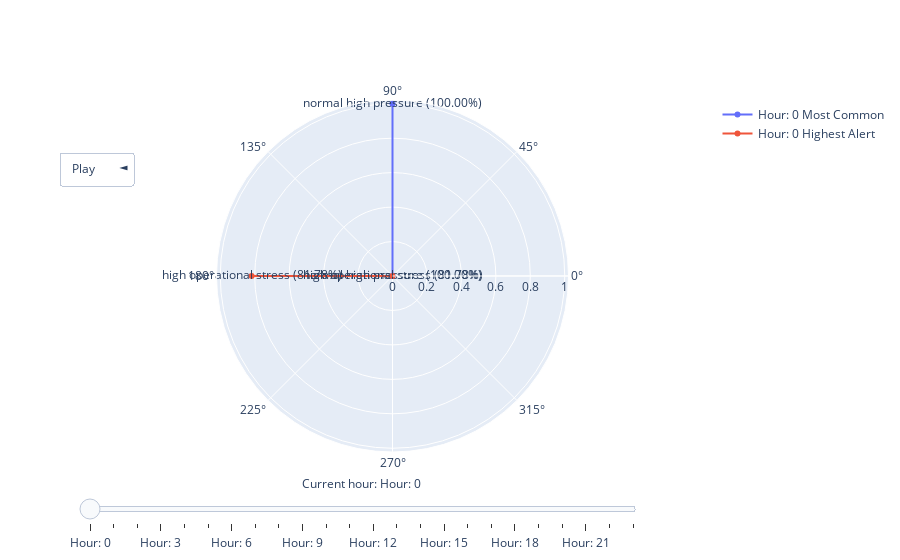

This figure's notebook cell:
### Markdown cell above
**Предикт - динамическая визуализация**

### Code cell
import numpy as np
import pandas as pd
from sklearn.model_selection import train_test_split
from keras.models import load_model
import plotly.graph_objects as go

# Загрузка данных
data_path = r'C:\Users\Admin\Desktop\Питон\Nordal\P-111\P3-111_classified_no_junk.csv'
data = pd.read_csv(data_path)
data['time'] = pd.to_datetime(data['time'])
data.set_index('time', inplace=True)
data['cluster'] = data['cluster'].astype(int)

features = ['P3-111/A_PT_341', 'P3-111/A_TT_341', 'P3-111/A_VT_341',
            'P3-111/A_VT_342', 'P3-111/A_VT_343', 'P3-111/B_PT_351',
            'P3-111/B_TT_351', 'P3-111/B_VT_351', 'P3-111/B_VT_352',
            'P3-111/B_VT_353', 'P3-111/C_PT_361', 'P3-111/C_TT_361',
            'P3-111/C_VT_361', 'P3-111/C_VT_363', 'P3-111/C_VT_362_scaled']
target = 'cluster'

# Разделение данных на обучающую и тестовую выборку с сохранением индекса
X = data[features]
y = data[target]
timestamps = data.index

# Подготовка данных для модели
X_train, X_test, y_train, y_test, timestamps_train, timestamps_test = train_test_split(
    X, y, timestamps, test_size=0.2, random_state=42
)

def create_sequences(X, y, timestamps, sequence_length=60):
    xs, ys, ts = [], [], []
    for i in range(len(X) - sequence_length + 1):
        xs.append(X.iloc[i:i + sequence_length].values)
        ys.append(y.iloc[i + sequence_length - 1])
        ts.append(timestamps[i + sequence_length - 1])
    return np.array(xs), np.array(ys), np.array(ts)

X_train_seq, y_train_seq, train_timestamps = create_sequences(X_train, y_train, timestamps_train, sequence_length=60)
X_test_seq, y_test_seq, test_timestamps = create_sequences(X_test, y_test, timestamps_test, sequence_length=60)

# Загрузка модели и выполнение предсказаний
model_path = r'C:\Users\Admin\Desktop\Питон\Nordal\P-111\LSTM_2sensors_out_of_service.keras'
model = load_model(model_path)

predictions_proba = model.predict(X_test_seq)
predicted_classes = np.argmax(predictions_proba, axis=1)

# Определение классов алерта
alert_classes = {3, 6, 7, 9, 10, 11}  # пример для алертных классов

# Классификация важности
class_map = {
    0: ("normal high pressure", 0),
    1: ("sensors out of service", 1),
    2: ("normal basic", 0),
    3: ("alert vibration", 2),
    4: ("moderate operation with sensor failures", 3),
    5: ("normal operation with occasional pressure peaks", 1),
    6: ("monitoring mode", 2),
    7: ("enhanced monitoring mode", 3),
    8: ("brief operational pauses", 2),
    9: ("high operational stress", 4),
    10: ("deep fluctuation tt and vt", 3),
    11: ("active synchro fluctuation of tt, vt, pt", 3),
    12: ("stopping", 2),
    13: ("short break", 1)
}

# Создание DataFrame для упрощения обработки
results_df = pd.DataFrame({
    'timestamp': test_timestamps,
    'predicted_class': predicted_classes,
    'probability': np.max(predictions_proba, axis=1)
})

# Группировка по часу и расчет наиболее вероятного и наиболее опасного классов
hourly_data = results_df.groupby(results_df['timestamp'].dt.hour).apply(lambda df: pd.Series({
    'most_common_class': df['predicted_class'].mode()[0],
    'max_probability': df['probability'].max(),
    'highest_alert_class': df[df['predicted_class'].isin(alert_classes)]['predicted_class'].mode()[0] if any(df['predicted_class'].isin(alert_classes)) else df['predicted_class'].mode()[0],
    'highest_alert_probability': df[df['predicted_class'].isin(alert_classes)]['probability'].max() if any(df['predicted_class'].isin(alert_classes)) else df['probability'].max()
}))

# Инициализация фигуры
fig = go.Figure()

# Начальное состояние (первый час как пример, делаем видимым)
initial_hour = hourly_data.index[0]
fig.add_trace(go.Scatterpolar(
    r=[0, hourly_data.loc[initial_hour, 'max_probability']], theta=[0, 90],
    mode='lines+markers+text',
    name=f"Hour: {initial_hour} Most Common",
    text=f"{class_map[hourly_data.loc[initial_hour, 'most_common_class']][0]} ({hourly_data.loc[initial_hour, 'max_probability']:.2%})"
))

fig.add_trace(go.Scatterpolar(
    r=[0, hourly_data.loc[initial_hour, 'highest_alert_probability']], theta=[90, 180],
    mode='lines+markers+text',
    name=f"Hour: {initial_hour} Highest Alert",
    text=f"{class_map[hourly_data.loc[initial_hour, 'highest_alert_class']][0]} ({hourly_data.loc[initial_hour, 'highest_alert_probability']:.2%})"
))

import plotly.graph_objects as go

# Предполагаем, что hourly_data и fig уже определены

# Добавление всех кадров
frames = []
for index, row in hourly_data.iterrows():
    frame = go.Frame(
        data=[
            go.Scatterpolar(
                r=[0, row['max_probability']], theta=[0, 90],
                mode='lines+markers+text',
                text=f"{class_map[row['most_common_class']][0]} ({row['max_probability']:.2%})"
            ),
            go.Scatterpolar(
                r=[0, row['highest_alert_probability']], theta=[90, 180],
                mode='lines+markers+text',
                text=f"{class_map[row['highest_alert_class']][0]} ({row['highest_alert_probability']:.2%})"
            )
        ],
        name=str(index)  # Убедимся, что каждый кадр имеет уникальный идентификатор
    )
    frames.append(frame)

fig.frames = frames

# Настройка кнопок управления анимацией
fig.update_layout(
    updatemenus=[{
        'buttons': [
            {'label': 'Play', 'method': 'animate', 'args': [None, {'frame': {'duration': 500, 'redraw': True}, 'fromcurrent': True, 'transition': {'duration': 300}}]},
            {'label': 'Pause', 'method': 'animate', 'args': [[None], {'frame': {'duration': 0, 'redraw': False}, 'mode': 'immediate', 'transition': {'duration': 0}}]}
        ],
        'direction': 'left',
        'pad': {'r': 10, 't': 87},
        'showactive': True,
        'x': 0.1,
        'xanchor': 'right',
        'y': 1.1,
        'yanchor': 'top'
    }]
)

# Настройка слайдеров
fig.update_layout(
    sliders=[{
        'steps': [{'label': f"Hour: {index}", 'method': 'animate', 'args': [[str(index)], {'mode': 'immediate', 'frame': {'duration': 500, 'redraw': True}, 'transition': {'duration': 300}}]} for index in hourly_data.index],
        'x': 0, 'y': 0, 'currentvalue': {'visible': True, 'prefix': 'Current hour: ', 'xanchor': 'center'},
        'len': 0.9, 'xanchor': 'left', 'yanchor': 'top'
    }]
)

# Отображение фигуры
fig.show()

### Figure 1 — Plotly figure (JSON) as saved in the notebook; plotly's stock layout.template omitted (floating-point values rounded to 4 significant figures)
{"data": [{"mode": "lines+markers+text", "name": "Hour: 0 Most Common", "r": [0, 1.0], "text": "normal high pressure (100.00%)", "theta": [0, 90], "type": "scatterpolar"}, {"mode": "lines+markers+text", "name": "Hour: 0 Highest Alert", "r": [0, 0.8178], "text": "high operational stress (81.78%)", "theta": [90, 180], "type": "scatterpolar"}], "layout": {"sliders": [{"currentvalue": {"prefix": "Current hour: ", "visible": true, "xanchor": "center"}, "len": 0.9, "steps": [{"args": [["0"], {"frame": {"duration": 500, "redraw": true}, "mode": "immediate", "transition": {"duration": 300}}], "label": "Hour: 0", "method": "animate"}, {"args": [["1"], {"frame": {"duration": 500, "redraw": true}, "mode": "immediate", "transition": {"duration": 300}}], "label": "Hour: 1", "method": "animate"}, {"args": [["2"], {"frame": {"duration": 500, "redraw": true}, "mode": "immediate", "transition": {"duration": 300}}], "label": "Hour: 2", "method": "animate"}, {"args": [["3"], {"frame": {"duration": 500, "redraw": true}, "mode": "immediate", "transition": {"duration": 300}}], "label": "Hour: 3", "method": "animate"}, {"args": [["4"], {"frame": {"duration": 500, "redraw": true}, "mode": "immediate", "transition": {"duration": 300}}], "label": "Hour: 4", "method": "animate"}, {"args": [["5"], {"frame": {"duration": 500, "redraw": true}, "mode": "immediate", "transition": {"duration": 300}}], "label": "Hour: 5", "method": "animate"}, {"args": [["6"], {"frame": {"duration": 500, "redraw": true}, "mode": "immediate", "transition": {"duration": 300}}], "label": "Hour: 6", "method": "animate"}, {"args": [["7"], {"frame": {"duration": 500, "redraw": true}, "mode": "immediate", "transition": {"duration": 300}}], "label": "Hour: 7", "method": "animate"}, {"args": [["8"], {"frame": {"duration": 500, "redraw": true}, "mode": "immediate", "transition": {"duration": 300}}], "label": "Hour: 8", "method": "animate"}, {"args": [["9"], {"frame": {"duration": 500, "redraw": true}, "mode": "immediate", "transition": {"duration": 300}}], "label": "Hour: 9", "method": "animate"}, {"args": [["10"], {"frame": {"duration": 500, "redraw": true}, "mode": "immediate", "transition": {"duration": 300}}], "label": "Hour: 10", "method": "animate"}, {"args": [["11"], {"frame": {"duration": 500, "redraw": true}, "mode": "immediate", "transition": {"duration": 300}}], "label": "Hour: 11", "method": "animate"}, {"args": [["12"], {"frame": {"duration": 500, "redraw": true}, "mode": "immediate", "transition": {"duration": 300}}], "label": "Hour: 12", "method": "animate"}, {"args": [["13"], {"frame": {"duration": 500, "redraw": true}, "mode": "immediate", "transition": {"duration": 300}}], "label": "Hour: 13", "method": "animate"}, {"args": [["14"], {"frame": {"duration": 500, "redraw": true}, "mode": "immediate", "transition": {"duration": 300}}], "label": "Hour: 14", "method": "animate"}, {"args": [["15"], {"frame": {"duration": 500, "redraw": true}, "mode": "immediate", "transition": {"duration": 300}}], "label": "Hour: 15", "method": "animate"}, {"args": [["16"], {"frame": {"duration": 500, "redraw": true}, "mode": "immediate", "transition": {"duration": 300}}], "label": "Hour: 16", "method": "animate"}, {"args": [["17"], {"frame": {"duration": 500, "redraw": true}, "mode": "immediate", "transition": {"duration": 300}}], "label": "Hour: 17", "method": "animate"}, {"args": [["18"], {"frame": {"duration": 500, "redraw": true}, "mode": "immediate", "transition": {"duration": 300}}], "label": "Hour: 18", "method": "animate"}, {"args": [["19"], {"frame": {"duration": 500, "redraw": true}, "mode": "immediate", "transition": {"duration": 300}}], "label": "Hour: 19", "method": "animate"}, {"args": [["20"], {"frame": {"duration": 500, "redraw": true}, "mode": "immediate", "transition": {"duration": 300}}], "label": "Hour: 20", "method": "animate"}, {"args": [["21"], {"frame": {"duration": 500, "redraw": true}, "mode": "immediate", "transition": {"duration": 300}}], "label": "Hour: 21", "method": "animate"}, {"args": [["22"], {"frame": {"duration": 500, "redraw": true}, "mode": "immediate", "transition": {"duration": 300}}], "label": "Hour: 22", "method": "animate"}, {"args": [["23"], {"frame": {"duration": 500, "redraw": true}, "mode": "immediate", "transition": {"duration": 300}}], "label": "Hour: 23", "method": "animate"}], "x": 0, "xanchor": "left", "y": 0, "yanchor": "top"}], "updatemenus": [{"buttons": [{"args": [null, {"frame": {"duration": 500, "redraw": true}, "fromcurrent": true, "transition": {"duration": 300}}], "label": "Play", "method": "animate"}, {"args": [[null], {"frame": {"duration": 0, "redraw": false}, "mode": "immediate", "transition": {"duration": 0}}], "label": "Pause", "method": "animate"}], "direction": "left", "pad": {"r": 10, "t": 87}, "showactive": true, "x": 0.1, "xanchor": "right", "y": 1.1, "yanchor": "top"}]}}
